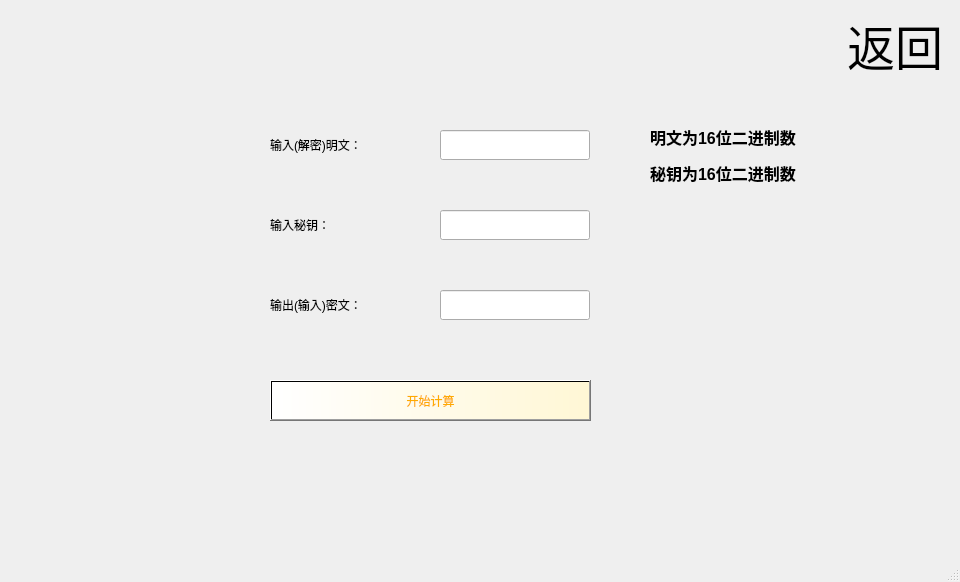
<?xml version="1.0" encoding="UTF-8"?>
<ui version="4.0">
 <class>figure</class>
 <widget class="QMainWindow" name="figure">
  <property name="geometry">
   <rect>
    <x>0</x>
    <y>0</y>
    <width>960</width>
    <height>582</height>
   </rect>
  </property>
  <property name="windowTitle">
   <string>MainWindow</string>
  </property>
  <widget class="QWidget" name="centralwidget">
   <widget class="QLineEdit" name="lineEdit">
    <property name="geometry">
     <rect>
      <x>440</x>
      <y>130</y>
      <width>150</width>
      <height>30</height>
     </rect>
    </property>
   </widget>
   <widget class="QLabel" name="label">
    <property name="geometry">
     <rect>
      <x>270</x>
      <y>110</y>
      <width>160</width>
      <height>70</height>
     </rect>
    </property>
    <property name="styleSheet">
     <string notr="true">font: 16pt &quot;黑体&quot;;</string>
    </property>
    <property name="text">
     <string>&lt;html&gt;&lt;head/&gt;&lt;body&gt;&lt;p&gt;输入(解密)明文：&lt;/p&gt;&lt;/body&gt;&lt;/html&gt;</string>
    </property>
   </widget>
   <widget class="QLabel" name="label_6">
    <property name="geometry">
     <rect>
      <x>840</x>
      <y>10</y>
      <width>110</width>
      <height>60</height>
     </rect>
    </property>
    <property name="text">
     <string>&lt;html&gt;&lt;head/&gt;&lt;body&gt;&lt;p align=&quot;center&quot;&gt;&lt;span style=&quot; font-size:36pt;&quot;&gt;返回&lt;/span&gt;&lt;/p&gt;&lt;/body&gt;&lt;/html&gt;</string>
    </property>
   </widget>
   <widget class="QLineEdit" name="lineEdit_3">
    <property name="geometry">
     <rect>
      <x>440</x>
      <y>290</y>
      <width>150</width>
      <height>30</height>
     </rect>
    </property>
   </widget>
   <widget class="QLabel" name="label_2">
    <property name="geometry">
     <rect>
      <x>270</x>
      <y>190</y>
      <width>100</width>
      <height>70</height>
     </rect>
    </property>
    <property name="styleSheet">
     <string notr="true">font: 16pt &quot;黑体&quot;;</string>
    </property>
    <property name="text">
     <string>&lt;html&gt;&lt;head/&gt;&lt;body&gt;&lt;p&gt;输入秘钥：&lt;/p&gt;&lt;/body&gt;&lt;/html&gt;</string>
    </property>
   </widget>
   <widget class="QLabel" name="label_3">
    <property name="geometry">
     <rect>
      <x>270</x>
      <y>270</y>
      <width>160</width>
      <height>70</height>
     </rect>
    </property>
    <property name="styleSheet">
     <string notr="true">font: 16pt &quot;黑体&quot;;</string>
    </property>
    <property name="text">
     <string>&lt;html&gt;&lt;head/&gt;&lt;body&gt;&lt;p&gt;输出(输入)密文：&lt;/p&gt;&lt;/body&gt;&lt;/html&gt;</string>
    </property>
   </widget>
   <widget class="QLineEdit" name="lineEdit_2">
    <property name="geometry">
     <rect>
      <x>440</x>
      <y>210</y>
      <width>150</width>
      <height>30</height>
     </rect>
    </property>
   </widget>
   <widget class="QPushButton" name="pushButton">
    <property name="geometry">
     <rect>
      <x>270</x>
      <y>380</y>
      <width>321</width>
      <height>41</height>
     </rect>
    </property>
    <property name="styleSheet">
     <string notr="true">font: 28pt &quot;黑体&quot;;
color: rgb(255, 170, 0);
background-color: qlineargradient(spread:pad, x1:0, y1:0, x2:1, y2:0, stop:0 rgba(255,255, 255,255), stop:1 rgb(255, 247, 213));
</string>
    </property>
    <property name="text">
     <string>开始计算</string>
    </property>
   </widget>
   <widget class="QLabel" name="label_4">
    <property name="geometry">
     <rect>
      <x>0</x>
      <y>0</y>
      <width>960</width>
      <height>540</height>
     </rect>
    </property>
    <property name="styleSheet">
     <string notr="true">image: url(:/background2.png);</string>
    </property>
    <property name="text">
     <string/>
    </property>
   </widget>
   <widget class="QLabel" name="label_5">
    <property name="geometry">
     <rect>
      <x>650</x>
      <y>70</y>
      <width>151</width>
      <height>171</height>
     </rect>
    </property>
    <property name="text">
     <string>&lt;html&gt;&lt;head/&gt;&lt;body&gt;&lt;p&gt;&lt;span style=&quot; font-size:12pt; font-weight:700;&quot;&gt;明文为16位二进制数&lt;/span&gt;&lt;/p&gt;&lt;p&gt;&lt;span style=&quot; font-size:12pt; font-weight:700;&quot;&gt;秘钥为16位二进制数&lt;/span&gt;&lt;/p&gt;&lt;/body&gt;&lt;/html&gt;</string>
    </property>
   </widget>
   <zorder>label_4</zorder>
   <zorder>label_5</zorder>
   <zorder>lineEdit_3</zorder>
   <zorder>label_6</zorder>
   <zorder>label_3</zorder>
   <zorder>pushButton</zorder>
   <zorder>label</zorder>
   <zorder>label_2</zorder>
   <zorder>lineEdit_2</zorder>
   <zorder>lineEdit</zorder>
  </widget>
  <widget class="QMenuBar" name="menubar">
   <property name="geometry">
    <rect>
     <x>0</x>
     <y>0</y>
     <width>960</width>
     <height>22</height>
    </rect>
   </property>
  </widget>
  <widget class="QStatusBar" name="statusbar"/>
 </widget>
 <resources/>
 <connections/>
</ui>
